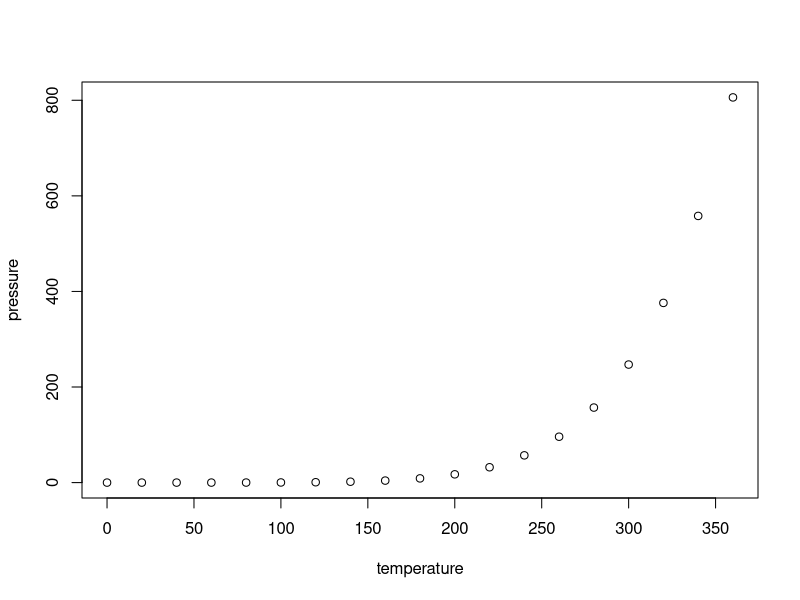

Write the R code that produced this figure.
## ---- chunk 1
knitr::opts_chunk$set(echo = TRUE, warning = F)
## ---- chunk 2
summary(cars)
## ---- chunk 3
plot(pressure)
